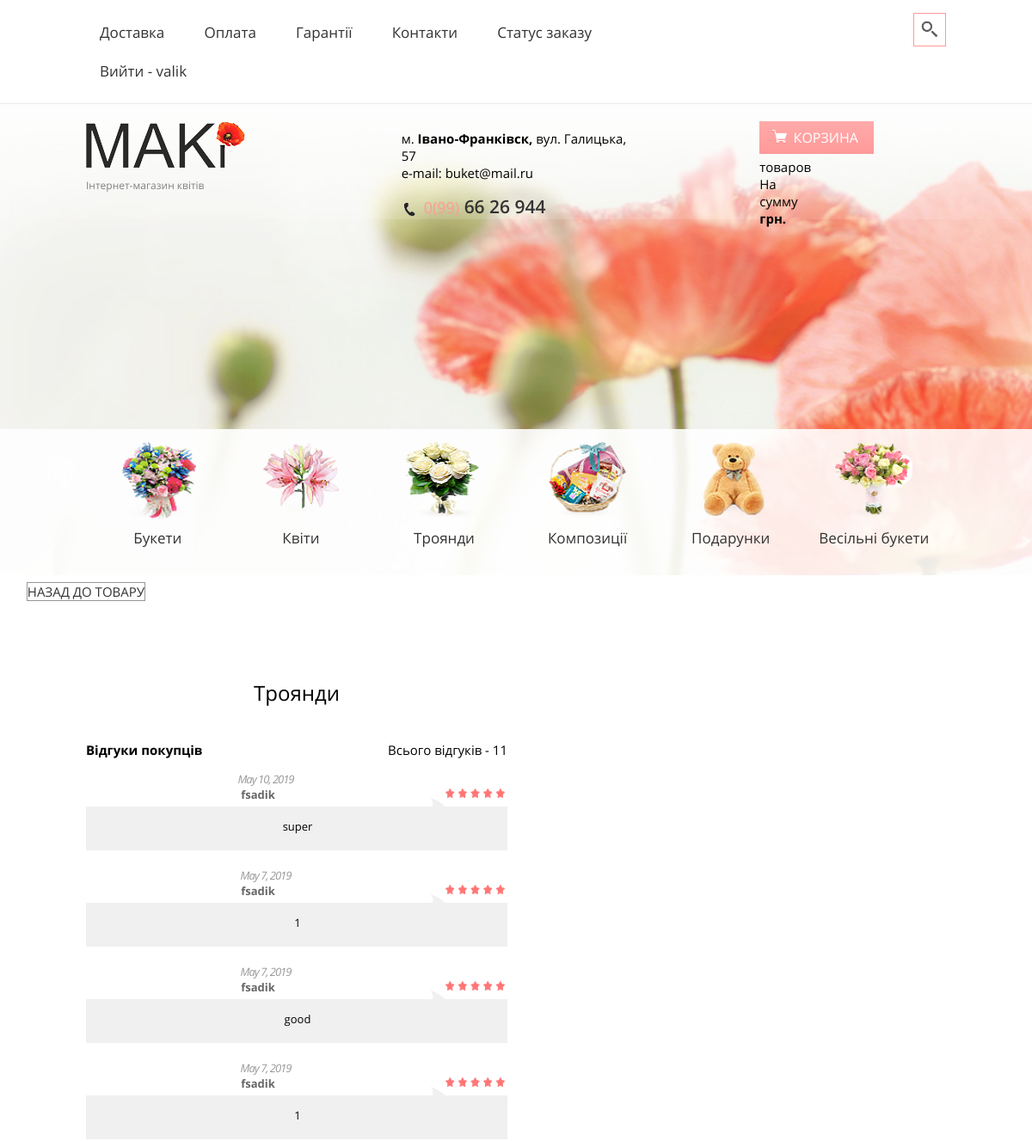
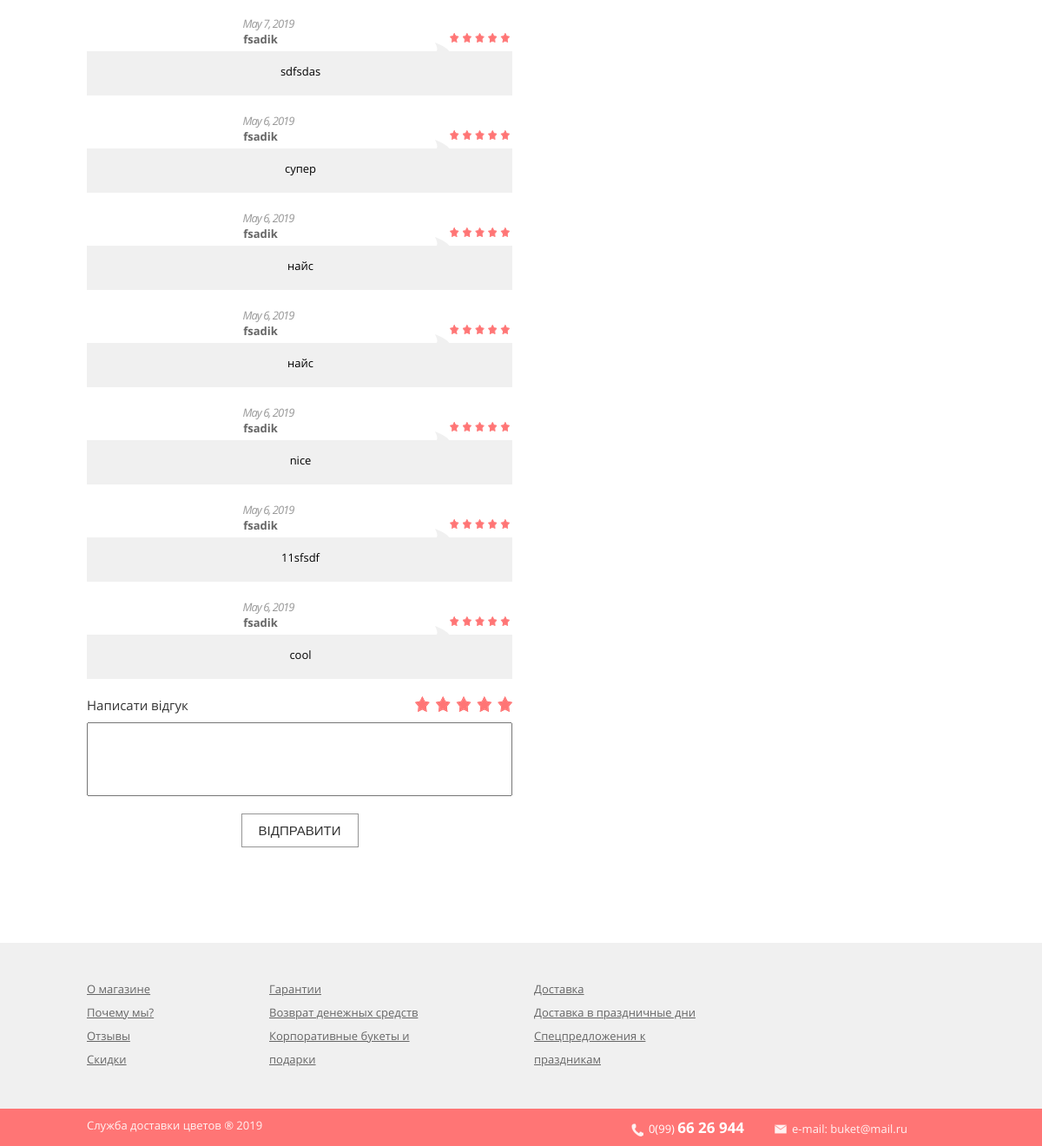
Screenshot of /allreviews/1 (signed in) with the database file from the repository (2 pictures, top to bottom).
### My_Projects/shop/models.py (models this page shows, shortened)
class Good(models.Model):
    name = models.CharField(max_length=120, null=False, blank=False, help_text='назва товару')
    price = models.FloatField(blank=False, null=False, default=0, help_text='ціна товару')
    quantity = models.IntegerField(default=0, help_text="кількість доступних одиниць")
    description = models.CharField(max_length=500, help_text='описання товару')
    category = models.CharField(max_length=1, choices=(('b', 'bouket'), ('g', 'gift'), ('c', 'composition')),
                                default='b')
    good_item = models.CharField(max_length=11,
                                 choices=(('item_hit', 'item_hit'),
                                          ('item_action', 'item_action'),
                                          ('item_new', 'item_new'),
                                          ('', '')),
                                 default='', blank=True)
    img_content = models.ImageField(upload_to='static/content/', help_text='картинка для переліку', default='')
    img1 = models.ImageField(upload_to='static/img/', help_text='перша картинка для відображення')
    img2 = models.ImageField(upload_to='static/img/',
                             help_text='ще одна картинка для відображення', blank=True, null=True)
    img3 = models.ImageField(upload_to='static/img/',
                             help_text='картинка для відображення', blank=True, null=True)

class Reviews(models.Model):
    good = models.ForeignKey(Good, on_delete=models.CASCADE)
    user = models.ForeignKey(User, on_delete=models.CASCADE)
    text = models.CharField(max_length=250)
    rating = models.IntegerField(choices=((1, 1), (2, 2), (3, 3), (4, 4), (5, 5)), default=5)
    date = models.DateField(auto_now=True)
    class Meta:
        ordering = ['-date']

### My_Projects/shop/views.py (the view)
# urls.py: path('allreviews/<int:pk>', views.all_reviews, name="allreviews"),
def all_reviews(request, pk):
    context = {'good': Good.objects.get(id=pk),
               'top_reviews': Reviews.objects.filter(good_id=pk),
               'top_goods': Good.objects.all()}
    try:
        context['reviews'] = Reviews.objects.get(good_id=pk)
    except:
        pass
    return render(request, "shop/all_reviews.html", context)

### My_Projects/templates/shop/all_reviews.html (shortened to what this page needs)
{%extends 'shop/base.html' %}
{% load static %}
{% block content %}
    <div class="">
                                    <a style="margin-right: 1000px" class="btn_form" href="/{{ good.id }}">Назад до товару</a>
    </div>
    <div class="about">
        <div class="wrapper clearfix">
            <div class="col_pull">
                <div class="col_x2">
                    <div class="about__gallery">
                     <h2>{{ good.name }}</h2>
                    </div>
                    <div class="comments_md">
                        <div class="comments__top clearfix">
                            <span class="comments__title">Відгуки покупців</span>
                            <span class="comments__quantity">Всього відгуків - {{ top_reviews.all.count}}</span>
                        </div>
                        {% for review in top_reviews %}
                            <div class="comments__item">
                                <div class="comment__header clearfix">
                                    <div class="stars_recall rating_1x rating_2x rating_3x rating_4x rating_5x"></div>
                                    <p class="comment__date">{{ review.date }}</p>
                                    <p class="comment__name">{{ review.user.username }}</p>
                                </div>
                                <div class="comment__text">{{ review.text }}</div>
                            </div>
                        {% endfor %}
                    </div>
                <div class="recall recall_md">
                        {% if user.is_authenticated %}
                            <div class="recall__header clearfix">
                                <div class="stars_recall rating_1x rating_2x rating_3x rating_4x rating_5x"></div>
                                <label for="recall" class="recall__title">Написати відгук</label>
                            </div>
                            <form action="{% url 'shop:reviews' %}" method="post">
                                <textarea name="text" id="recall" cols="30" rows="4"></textarea>
                                <button type="submit" class="btn_form">Відправити</button>
                            </form>
                        {% endif %}
                    </div>
{%endblock%}

### My_Projects/templates/shop/base.html (shortened to what this page needs)
<!DOCTYPE html>
<html lang="ru">
<head>
	{% load static %}
	<link rel="stylesheet" type="text/css" href="{% static 'home/css/fonts.min.css' %}">
	<link rel="stylesheet" type="text/css" href="{% static 'home/css/jquery-ui.min.css' %}">
	<link rel="stylesheet" type="text/css" href="{% static 'home/css/jquery-ui.structure.min.css' %}">
	<link rel="stylesheet" type="text/css" href="{% static 'home/css/jquery-ui.theme.min.css' %}">
	<link rel="stylesheet" type="text/css" href="{% static 'home/css/lightslider.min.css' %}">
	<link rel="stylesheet" type="text/css" href="{% static 'home/css/styles.css' %}">
	<link rel="stylesheet" type="text/css" href="{% static 'home/css/main.min.css' %}">
</head>
<body>
<header class="header">
		<div class="header__top">
			<div class="wrapper">
				<div class="header__search">
					<a class="search__btn" href="#"></a>
				</div>
				<nav class="main__menu">
					<ul>
						<li><a href="#">Доставка</a></li>
						<li><a href="#">Оплата</a></li>
						<li><a href="{%url 'shop:waranty' %}">Гарантії</a></li>
						<li><a href="{%url 'shop:contacts' %}">Контакти</a></li>
                    {% if user.is_authenticated %}
                        <li><a href="{% url 'shop:status' %}">Статус заказу</a></li>
                    {% endif %}
                    <li>{% if not user.is_authenticated %}
						<a class="text-right" style="left:100px;" href="{% url 'shop:register' %}">Зареєструватись</a>
                       <form  method="post" action="{% url 'shop:login' %}">
                            {% csrf_token %}
                            <div >
                                <input placeholder="Логін" type="text" name="username">
                                <input placeholder="Пароль" type="password" name="password">
                                <input  class="btn_form order__quantity-button" type="submit" style="margin-left: 10px" value="Ввійти">
						</div>
                        </form>
                    {% else %}
						<div style="margin-right: 600px"> <a class="nav-link" style="left: 500px" href="{% url 'shop:logout' %}">Вийти - {{ user.username }}</a></div>
                    {% endif %}</li>
					</ul>
				</nav>
			</div>
		</div>
		<div class="header__mid">
			<div class="wrapper">
			<div class="col_pull clearfix">
				<div class="col_x3">
					<div class="header__logo">
						<a href="/">
							<img src="{%static 'home/img/logo.png' %}" alt="logo">
							<span class="logo__text">Інтернет-магазин квітів</span>
						</a>
					</div>
				</div>
				<div class="col_x3">
					<div class="header__contact">
						<div class="header__adress">м. <span class="text_bold">Івано-Франківск,</span> вул. Галицька, 57</div>
						<div class="header__email">e-mail: buket@mail.ru</div>
						<div class="header__phone">
							<a href="tel:0996626944"><span class="phone_pink">0(99)</span> 66 26 944</a>
						</div>
					</div>
				</div>
				<div class="col_x3">
					<div class="header__order">
						 <div class="col_x3">
                    {% if not order %}
                        <div class="header__order">
                            <a href="{% url 'shop:basket' %}" class="order__btn">Корзина</a>
                            <div class="order__text">
                                <p class=""> товаров</p>
                                <p class="">На сумму <span class=" text_bold">{{ sum }} грн.</span></p>
                            </div>
                        </div>
                    {% endif %}
                </div>
                </div>
					</div>
				</div>
			</div>
			</div>
		<div class="header__bot">
			<div class="wrapper">
				<ul class="header__tabs clearfix">
					<li>
						<a href="#">
							<div class="tab__img">
								<img src="{% static 'home/img/tab_bouquets.png' %}" alt="bouquets">
							</div>
							<span class="tab__text">Букети</span>
						</a>
					</li>
					<li>
						<a href="#">
							<div class="tab__img">
								{% load static %}
								<img src="{% static 'home/img/tab_flowers.png' %}" alt="flowers">
							</div>
							<span class="tab__text">Квіти</span>
						</a>
					</li>
					<li>
						<a href="#">
							<div class="tab__img">
								<img src="{%static 'home/img/tab_roses.png' %}" alt="roses">
							</div>
							<span class="tab__text">Троянди</span>
						</a>
					</li>
					<li>
						<a href="#">
							<div class="tab__img">
								<img src="{%static 'home/img/tab_compositions.png' %}" alt="compositions">
							</div>
							<span class="tab__text">Композиції</span>
						</a>
					</li>
					<li>
						<a href="#">
							<div class="tab__img">
								<img src="{%static 'home/img/tab_gifts.png' %}" alt="gifts">
							</div>
							<span class="tab__text">Подарунки</span>
						</a>
					</li>
					<li>
						<a href="#">
							<div class="tab__img">
								<img src="{%static 'home/img/tab_weddings.png' %}" alt="weddings">
							</div>
							<span class="tab__text">Весільні букети</span>
						</a>
					</li>
				</ul>
			</div>
		</div>
	</header>
	 <main class="container p-5">
{% block content %}
{% endblock %}
	 </main>
	<footer class="main__footer">
		<div class="prefooter__background">
			<div class="prefooter">
				<div class="wrapper clearfix">
					<div class="prefooter__cols col">
						<a href="#" class="prefooter__item">О магазине</a>
						<a href="#" class="prefooter__item">Почему мы?</a>
						<a href="#" class="prefooter__item">Отзывы</a>
						<a href="#" class="prefooter__item">Скидки</a>
					</div>
					<div class="prefooter__cols col">
						<a href="#" class="prefooter__item">Гарантии</a>
						<a href="#" class="prefooter__item">Возврат денежных средств</a>
						<a href="#" class="prefooter__item">Корпоративные букеты и подарки</a>
					</div>
					<div class="prefooter__cols col">
						<a href="#" class="prefooter__item">Доставка</a>
						<a href="#" class="prefooter__item">Доставка в праздничные дни</a>
						<a href="#" class="prefooter__item">Спецпредложения к праздникам</a>
					</div>
				</div>
			</div>
		</div>
		<div class="footer__background">
			<div class="footer">
				<div class="wrapper clearfix">
					<div class="footer__contacts">
						<a href="tel:0996626944" class="footer__phone">0(99) <span class="text_bold">66 26 944</span></a><a href="#" class="footer__mail">e-mail: buket@mail.ru</a>
					</div>
					<div class="footer__copyright">
						<p>Служба доставки цветов &reg; 2019</p>
					</div>
				</div>
			</div>
		</div>
	</footer>
</body>
</html>
</body>
</html>

### My_Projects/shop/static/home/css/styles.css (style rules this page uses)
main { overflow-x: auto; text-align: center; }

### rows the page displays
Good: name "Троянди"
Reviews: date "May 10, 2019", user.username "fsadik", text "super"
Reviews: date "May 7, 2019", user.username "fsadik", text "1"
Reviews: date "May 7, 2019", user.username "fsadik", text "good"
Reviews: date "May 7, 2019", user.username "fsadik", text "1"
Reviews: date "May 7, 2019", user.username "fsadik", text "sdfsdas"
Reviews: date "May 6, 2019", user.username "fsadik", text "супер"
Reviews: date "May 6, 2019", user.username "fsadik", text "найс"
Reviews: date "May 6, 2019", user.username "fsadik", text "найс"
Reviews: date "May 6, 2019", user.username "fsadik", text "nice"
Reviews: date "May 6, 2019", user.username "fsadik", text "11sfsdf"
Reviews: date "May 6, 2019", user.username "fsadik", text "cool"

### other values shown
{{ user.username }} "valik"
{{ top_reviews.all.count }} "11"
